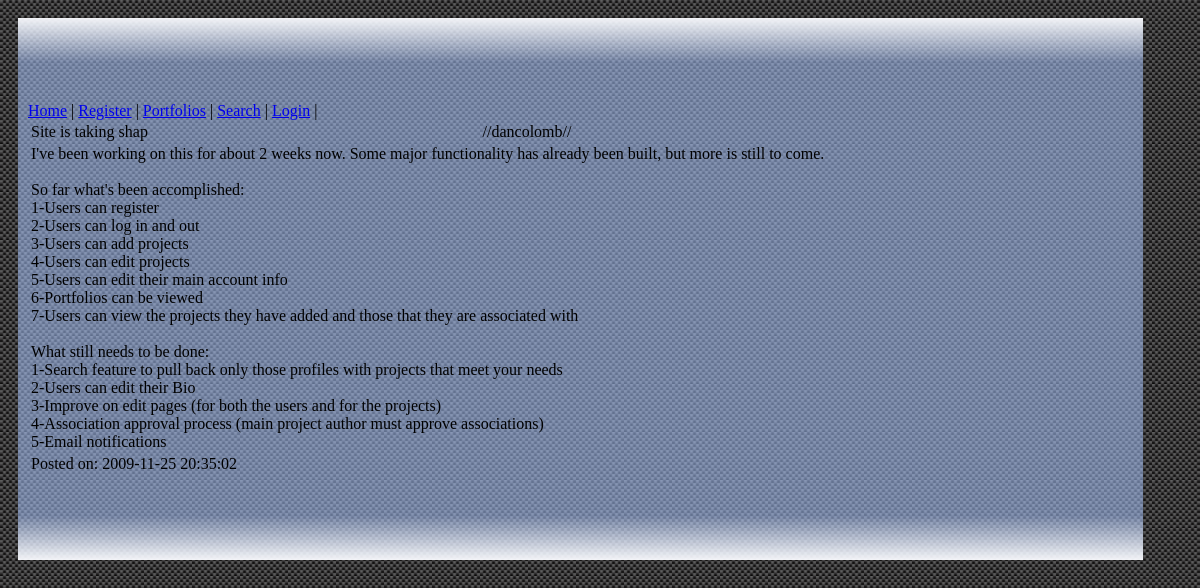
The page / on the database its author committed.
### tables this page shows
CREATE TABLE `port_news` (
  `news_id` int(10) unsigned NOT NULL AUTO_INCREMENT,
  `subject` varchar(45) NOT NULL,
  `body` text NOT NULL,
  `create_by` int(10) unsigned NOT NULL,
  `create_dt` int(10) unsigned NOT NULL,
  PRIMARY KEY (`news_id`)
);

CREATE TABLE `port_user` (
  `user_id` int(10) unsigned NOT NULL AUTO_INCREMENT,
  `user_name` varchar(80) NOT NULL,
  `passwd` text NOT NULL,
  `email_addr` varchar(90) NOT NULL,
  `user_f_name` varchar(80) NOT NULL,
  `user_l_name` varchar(80) NOT NULL,
  `img_path` text,
  `views` int(10) unsigned NOT NULL DEFAULT '0',
  `create_dt` int(10) unsigned NOT NULL,
  `mod_dt` int(10) unsigned NOT NULL,
  PRIMARY KEY (`user_id`),
  UNIQUE KEY `uni_name` (`user_name`)
);

### include/phpSQL.php (called while the page is built, shortened)
<?php
class phpSQL
{
	var $host=_HOST;
	var $port=_PORT;
	var $user=_USER;
	var $pass=_PW;
	var $db=_DB;
	var $sql;
	var $config;
	function query($sql_statement) {
		$this->sql=$sql_statement;
	}
	function set_config($host, $port, $user, $pass, $db)
	{
		$this->host = $host;
		$this->port = $port;
		$this->user = $user;
		$this->pass = $pass;
		$this->db = $db;
	}
	function get_config()
	{
		$this->config[0] = $this->host;
		$this->config[1] = $this->port;
		$this->config[2] = $this->user;
		$this->config[3] = $this->pass;
		$this->config[4] = $this->db;
	}
	function open_conn($default,$dbvars)
	{
		if($default) {
		 $this->conn = mysql_connect($this->config[0].':'.$this->config[1], $this->config[2], $this->config[3]) or die ('Error Connecting to mySQL Server ('.$this->config[0].':'.$this->config[1].', '.$this->config[2].', '.$this->config[3].')');
		} else {
		  $this->set_config($dbvars[0],$dbvars[1],$dbvars[2],$dbvars[3],$dbvars[4]);
		  $this->open_conn(true,  NULL);
		}
	}
	function runquery()
	{
		$this->results = mysql_query($this->sql) or die('Query Failed! '.$this->sql.' <br /> ('.mysql_error().')');
		return $this->results;
    }
}
?>

### include/classes.php (the view, shortened to what this page needs)
<?php
require_once 'htmlGen.php';
require_once 'phpSQL.php';
function getLatestNews($count=5)
{
	$xsql = new phpSQL();
	$xsql->query("SELECT n.news_id, n.subject, n.body, u.user_name, from_unixtime(n.create_dt) FROM port_news n INNER JOIN port_user u on n.create_by=u.user_id LIMIT ".$count);
	$res = $xsql->runquery();
	$html=startTable();
	while($row=mysql_fetch_row($res))
	{
		$html.="<tr><td>".$row[1]."</td><td>//".$row[3]."//</td></tr>";
		$html.="<tr><td colspan=2>".str_replace("\n","<br />",$row[2])."</td></tr>";
		$html.="<tr><td colspan=2>Posted on: ".$row[4]."</td></tr>";
	}
	$html.=endTable();
	return $html;
}
function buildMainMenu($currentpage)
{
	$html=startDiv("main_menu","menu");
		$html.=buildLink("index.php","Home")." | ";
		$html.=buildLink("register.php","Register")." | ";
		$html.=buildLink("portfolio.php","Portfolios")." | ";
		$html.=buildLink("search.php","Search")." | ";
		if($_SESSION['logged_in'])
		{
			$html.=buildLink("project.php?a=add","Add a project")." | ";
			$html.=buildLink("edit.php","My Profile")." | ";
			$html.=buildLink("project.php?a=myproj","My Projects")." | ";
			$html.=buildLink("logout.php","Logout")." | ";
		}
		else
		{
			$html.=buildLink("login.php","Login")." | ";
		}
	$html.=endDiv();
	return $html;
}
?>

### include/htmlGen.php (shortened to what this page needs)
<?php
function startPage($css,$title="",$csspath="include/") {
	return "<html><head>\n<title>".$title."</title>\n".setCSS($css,$csspath)."</head>\n<body class='body_content'>\n";
}
function setCSS($filename, $path="include/") {
	return "<link rel='stylesheet' href='".$path.$filename.".css' type='text/css' />\n";
}
function endPage() {
	return "</body></html>\n";
}
function startDiv($name="",$class="") {
	$html = "<div";
	if($name!="") {
		$html.=" id='".$name."' name='".$name."'";
	}
	if($class!="") {
		$html.=" class='".$class."'";
	}
	$html.=">\n";
	return $html;
}
function endDiv() {
	return "</div>\n";
}
function buildLink($addr,$name,$target="_parent") {
	return "<a href=\"".$addr."\" target=\"".$target."\">".$name."</a>";
}
function startTable($border=false,$headers=null) {
	if($border) {
		$html="<table border=1>";
	} else {
		$html="<table>";
	}
	return $html;
}
function endTable() {
	return "</table>";
}
?>

### index.php (shortened to what this page needs)
<?php
require_once('include/classes.php');
$html=startPage("style", "SNS Portfolios", "include/css/");
	$html.=startDiv("content_wrapper","wrapper");
		$html.=startDiv("header","header");
		$html.=endDiv();
		$html.=startDiv("main_content", "content");
			$html.=buildMainMenu($_SERVER['PHP_SELF']);
			$html.=startDiv("index_news","news");
				$html.=getLatestNews();
			$html.=endDiv();
		$html.=endDiv();
		$html.=startDiv("footer","footer");
		$html.=endDiv();
	$html.=endDiv();
$html.=endPage();
print($html);
?>

### include/css/style.css (style rules this page uses)
.wrapper { border-style:solid; border-width:0px; width:95%; padding:10px; }
.content { background-image:url('../../images/conGlassCenter.png'); background-repeat: repeat; padding:10px; }
.footer { background-image:url('../../images/conGlassBottom.png'); background-repeat: repeat-x; height:74px; }
.header { background-image:url('../../images/conGlassTop.png'); background-repeat: repeat-x; height:74px; }
.body_content { background-image:url('../../images/carb.png'); background-repeat: repeat; }

### rows shown on the page
port_news: subject "Site is taking shap", port_user.user_name "dancolomb", body "I've been working on this for about 2 weeks now. Some major functionality has already been built, but more is still to come. So far what's been accomplished: 1-Users can register 2-Users can log in and out 3-Users can add projects 4-Users can edit projects 5-Users can edit their main account info 6-Portfolios can be viewed 7-Users can view the projects they have added and those that they are associated with What still needs to be done: 1-Search feature to pull back only those profiles with projects that meet your needs 2-Users can edit their Bio 3-Improve on edit pages (for both the users and for the projects) 4-Association approval process (main project author must approve associations)…", row "2009-11-25 20:35:02"

### other values the page prints
$name "Home Register Portfolios Search Login"
$html "| | | | |"
